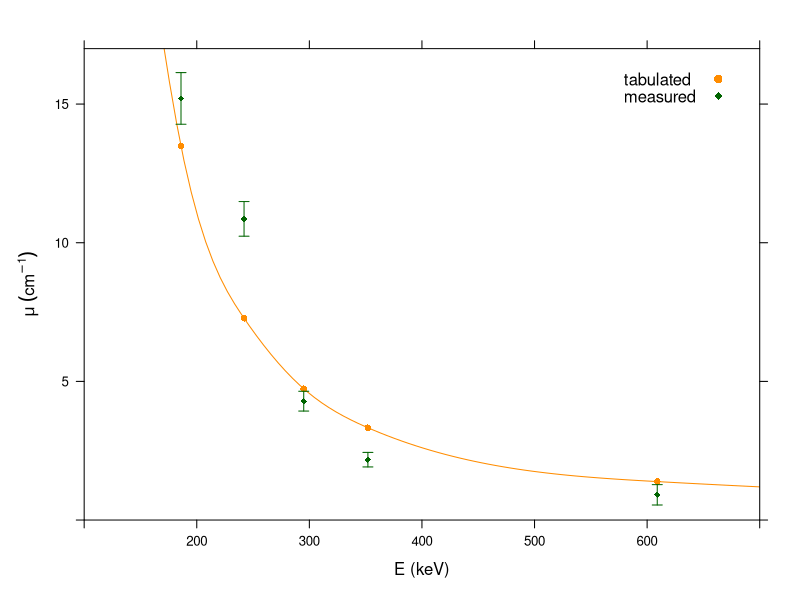

The R script that drew this image:
# Plot tabulated and measured data

library(lattice)

# Read tabulated data
tt <- read.csv("data_lacTabulated_Pb.txt", sep = ";", header = T)

# Read measured data
tm <- read.csv("data_lacMeasured_Pb.txt", sep = ";", header = T)

plot1 <- xyplot(lacV ~ energy, data=tm,
  xlab = "E (keV)",
  ylab = expression(paste(mu, " ", (cm^{-1}))),
  xlim = c(100, 700),
  ylim = c(0, 17),
  
  # Define the legend
  key = list(
    text = list(c("tabulated", "measured")),
    points = list(col = c("darkorange", "darkgreen"), pch = c(16, 18)),
    corner = c(0.95, 0.95)
  ),
  
  panel = function(...) {
    # Plot tabulated data as a cubic spline and markers
    panel.spline(tt$energy, tt$lac, col = "darkorange")
    panel.xyplot(tt$energy, tt$lac, col = "darkorange", pch = 16)
    
    # Plot measured data as markers with error bars
    panel.xyplot(tm$energy, tm$lacV, pch = 18, col = "darkgreen")
    panel.arrows(tm$energy, tm$lacV, tm$energy, tm$lacV+tm$lacS,
      length = 0.05, angle = 90, col = "darkgreen")
    panel.arrows(tm$energy, tm$lacV, tm$energy, tm$lacV-tm$lacS,
      length = 0.05, angle = 90, col = "darkgreen")
  }
)

# Save the plot to the PDF file
pdf(file = "fig_lac_Pb_lattice.pdf", width = 5, heigh = 3)
print(plot1)
dev.off()

